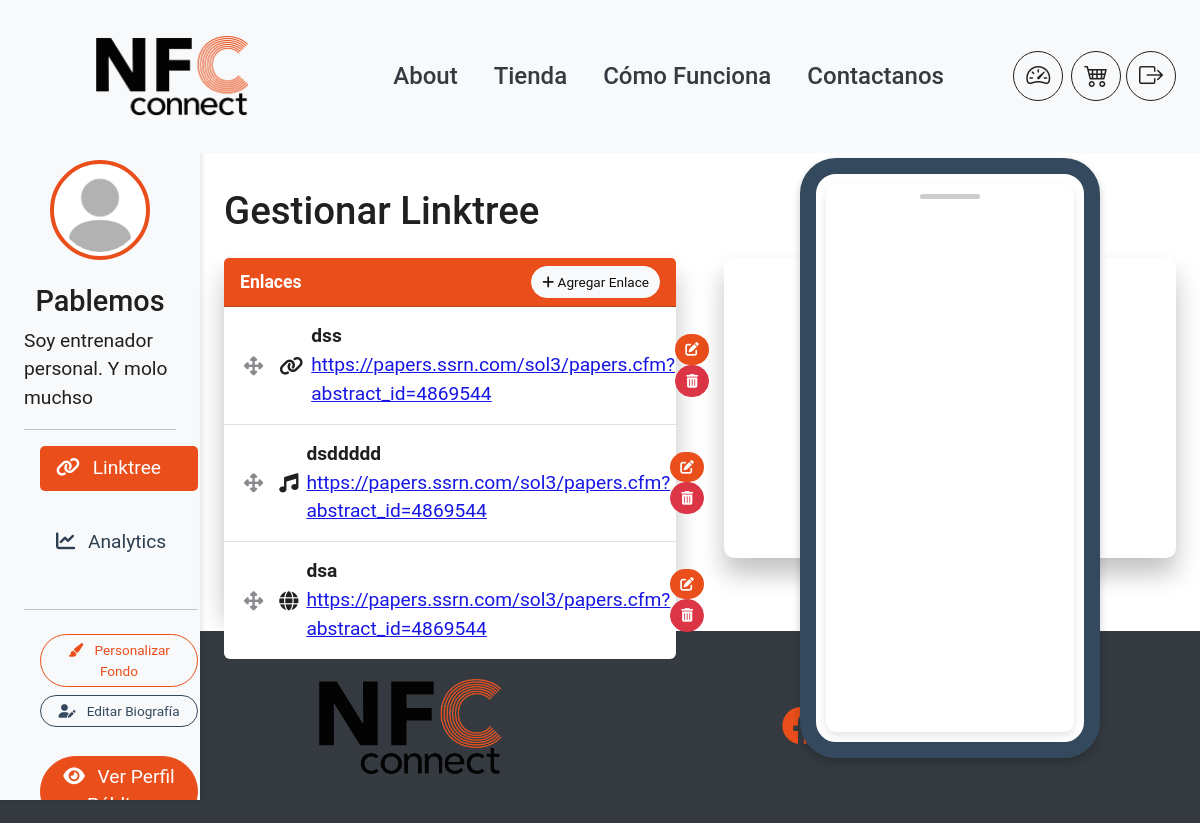
The page /dashboard (signed in) on the database its author committed.
### app/models.py (models this page shows, shortened)
class User(UserMixin, db.Model):
    __tablename__ = 'user'
    id = db.Column(db.Integer, primary_key=True)
    username = db.Column(db.String(150), unique=True, nullable=False)
    email = db.Column(db.String(150), unique=True, nullable=False)
    password_hash = db.Column(db.String(128), nullable=False)
    profile_image = db.Column(db.String(20), nullable=True, default='default.jpg')
    background_image = db.Column(db.String(50), nullable=True, default=None)
    background_video = db.Column(db.String(50), nullable=True, default=None)
    background_type = db.Column(db.String(10), nullable=False, default='image')  # Nuevo campo
    link_color = db.Column(db.String(7), default='#e94e1b')  # Nuevo campo para color de enlaces
    bio = db.Column(db.Text, nullable=True)
    date_joined = db.Column(db.DateTime, default=datetime.utcnow)
    is_admin = db.Column(db.Boolean, default=False)
    cart = db.relationship('Cart', backref='user', uselist=False, cascade="all, delete-orphan")
    user_links = db.relationship('UserLink', back_populates='owner', lazy='dynamic')

class UserLink(db.Model):
    __tablename__ = 'user_link'
    id = db.Column(db.Integer, primary_key=True)
    title = db.Column(db.String(150), nullable=False)
    url = db.Column(db.String(255), nullable=False)
    icon = db.Column(db.String(150), nullable=True)
    owner_id = db.Column(db.Integer, db.ForeignKey('user.id'), nullable=False)
    order = db.Column(db.Integer, nullable=False, default=0)
    clicks = db.Column(db.Integer, nullable=False, default=0)
    owner = db.relationship('User', back_populates='user_links')
    click_logs = db.relationship('ClickLog', back_populates='link', lazy='dynamic')

### app/routes.py (the view)
@app.route('/dashboard')
@login_required
def dashboard():
    links = UserLink.query.filter_by(owner_id=current_user.id).order_by(UserLink.order).all()
    clicks_per_link = {
        'labels': [link.title for link in links],
        'data': [link.clicks for link in links]
    }
    sorted_links = sorted(links, key=lambda l: l.clicks, reverse=True)[:5]
    popular_links = {
        'labels': [link.title for link in sorted_links],
        'data': [link.clicks for link in sorted_links]
    }
    today = datetime.utcnow().date()
    thirty_days_ago = today - timedelta(days=29)
    date_range = [thirty_days_ago + timedelta(days=i) for i in range(30)]
    clicks_trend = defaultdict(lambda: defaultdict(int))
    for log in ClickLog.query.filter(ClickLog.timestamp >= thirty_days_ago).all():
        click_date = log.timestamp.date()
        clicks_trend[click_date][log.link.title] += 1
    trend_labels = [date.strftime('%d-%m') for date in date_range]
    datasets = []
    for link in links:
        link_data = [clicks_trend[date][link.title] for date in date_range]
        color = generate_random_color()  # Implementa esta función o define una lista de colores
        datasets.append({
            'title': link.title,
            'data': link_data,
            'color': color
        })
    click_trend = {
        'labels': trend_labels,
        'datasets': datasets
    }
    analytics_data = {
        'clicks_per_link': clicks_per_link,
        'popular_links': popular_links,
        'click_trend': click_trend
    }
    return render_template('dashboard.html', links=links, analytics_data=analytics_data)

### app/templates/dashboard.html (shortened to what this page needs)
{% extends "app.html" %}
{% block content %}
<div class="container-fluid">
    <div class="row">
        <nav id="sidebarMenu" class="col-md-3 col-lg-2 d-md-block bg-light sidebar collapse" style="padding-top: 9rem;">
            <div class="position-sticky pt-3">
                <div class="text-center mb-4">
                    {% if current_user.profile_image %}
                        <img src="{{ url_for('static', filename='img/profile_pics/' ~ current_user.profile_image) }}" alt="{{ current_user.username }}'s Profile Picture" class="profile-picture img-thumbnail" style="cursor: pointer;" data-bs-toggle="modal" data-bs-target="#changeProfilePicModal">
                    {% else %}
                        <img src="{{ url_for('static', filename='img/profile_pics/default.jpg') }}" alt="Default Profile Picture" class="profile-picture img-thumbnail">
                    {% endif %}
                </div>
                <h4 class="text-center mb-2">{{ current_user.username }}</h4>
                <h7 class="text-center mb-2">{{ current_user.bio }}</h7>
                <hr>
                <ul class="nav flex-column">
                    <li class="nav-item">
                        <a class="nav-link active" aria-current="page" href="#" data-section="linktreeSection">
                            <i class="fas fa-link me-2"></i>
                            Linktree
                        </a>
                    </li>
                    <li class="nav-item">
                        <a class="nav-link" href="#" data-section="analyticsSection">
                            <i class="fas fa-chart-line me-2"></i>
                            Analytics
                        </a>
                    </li>
                    <hr>
                    <li class="nav-item mt-2">
                        <button class="btn btn-sm btn-custom-outline-primary w-100 mb-2" data-bs-toggle="modal" data-bs-target="#customizeModal">
                            <i class="fas fa-paint-brush me-2"></i>
                            Personalizar Fondo
                        </button>
                    </li>
                    <li class="nav-item">
                        <button class="btn btn-sm btn-custom-outline-secondary w-100 mb-2" data-bs-toggle="modal" data-bs-target="#editBioModal">
                            <i class="fas fa-user-edit me-2"></i>
                            Editar Biografía
                        </button>
                    </li>
                    <li class="nav-item">
                        <a href="{{ url_for('user_links_page', username=current_user.username) }}" class="btn btn-primary w-100 mb-4">
                            <i class="fas fa-eye me-2"></i>
                            Ver Perfil Público
                        </a>
                    </li>
                </ul>
            </div>
        </nav>
        <div class="col-md-9 ms-sm-auto col-lg-10 px-md-4">
            <div id="linktreeSection">
                <h2 class="mt-4 mb-4">Gestionar Linktree</h2>
                <div class="row">
                    <div class="col-md-6">
                        <div class="card mb-4 shadow-sm">
                            <div class="card-header d-flex justify-content-between align-items-center bg-primary text-white">
                                <span>Enlaces</span>
                                <button type="button" class="btn btn-sm btn-light" data-bs-toggle="modal" data-bs-target="#addLinkModal">
                                    <i class="fas fa-plus"></i> Agregar Enlace
                                </button>
                            </div>
                            <div class="card-body">
                                {% if links %}
                                    <ul id="sortable" class="list-group">
                                        {% for link in links %}
                                        <li class="list-group-item d-flex justify-content-between align-items-center" data-id="{{ link.id }}">
                                            <div class="d-flex align-items-center">
                                                <i class="fas fa-arrows-alt handle me-3 text-muted" style="cursor: move;"></i>
                                                <i class="{{ link.icon or 'fas fa-link' }} me-2"></i>
                                                <div>
                                                    <strong>{{ link.title }}</strong>
                                                    <br>
                                                    <a href="{{ link.url }}" target="_blank">{{ link.url }}</a>
                                                </div>
                                            </div>
                                            <div>
                                                <button type="button" class="btn btn-sm btn-custom me-2" data-bs-toggle="modal" data-bs-target="#editLinkModal"
                                                    data-link-id="{{ link.id }}"
                                                    data-link-title="{{ link.title|e }}"
                                                    data-link-url="{{ link.url|e }}"
                                                    data-link-icon="{{ link.icon|e }}">
                                                    <i class="fas fa-edit"></i>
                                                </button>
                                                <button type="button" class="btn btn-sm btn-danger" onclick="confirmDelete('{{ link.id|safe }}')">
                                                    <i class="fas fa-trash-alt"></i>
                                                </button>
                                            </div>
                                        </li>
                                        {% endfor %}
                                    </ul>
                                {% else %}
                                    <p class="text-muted">No has agregado ningún enlace aún.</p>
                                {% endif %}
                            </div>
                        </div>
                    </div>
                    <div class="col-md-6">
                        <div class="card shadow-sm">
                            <div class="card-body">
                                <div class="phone-preview d-flex justify-content-center">
                                    <div class="phone">
                                        <div class="screen" id="phoneScreen">
                                            <iframe src="{{ url_for('user_links_page', username=current_user.username) }}" class="linktree-iframe" frameborder="0" allowfullscreen></iframe>
                                        </div>
                                    </div>
                                </div>
                            </div>
                        </div>
                    </div>
                </div>
            </div>
{% endblock %}

### app/templates/app.html (shortened to what this page needs)
<!doctype html>
<html class="h-100" lang="{{ g.lang_code }}">
<head>
    <link rel="stylesheet" href="{{ url_for('static', filename='css/theme.css') }}">
    <link rel="stylesheet" href="https://cdn.jsdelivr.net/npm/bootstrap-icons@1.10.5/font/bootstrap-icons.css">
    <link href="https://cdnjs.cloudflare.com/ajax/libs/font-awesome/6.4.0/css/all.min.css" rel="stylesheet">
    <link rel="stylesheet" href="https://unpkg.com/swiper/swiper-bundle.min.css" />
    <link rel="stylesheet" href="{{ url_for('static', filename='css/style.css') }}">
</head>
<body class="bg-white text-dark mt-0 d-flex flex-column min-vh-100" data-bs-spy="scroll" data-bs-target="#navScroll">
    {% include 'layout/navbar.html' %}
    <main class="flex-grow-1">
        {% block content %}
        {% endblock %}
    </main>
    {% block footer %}
        {% include 'layout/footer.html' %}
    {% endblock %}
</body>
</html>

### app/templates/layout/navbar.html (shortened to what this page needs)
<nav id="navScroll" class="navbar navbar-light bg-light fixed-top navbar-expand-lg" tabindex="0">
    <div class="container-fluid d-flex justify-content-between align-items-center">
        <a class="navbar-brand pe-md-4 fs-4 col-md-auto text-center ps-4" href="{{ url_for_locale('index', g.lang_code) }}">
            <img src="{{ url_for('static', filename='nfc_connect_logo.png') }}" alt="Logo" class="d-inline-block align-top logo-img">
        </a>
        <div class="offcanvas offcanvas-end bg-light" tabindex="-1" id="offcanvasNavbar" aria-labelledby="offcanvasNavbarLabel">
            <div class="offcanvas-body">
                <ul class="navbar-nav mx-auto mb-2 mb-lg-0">
                    <li class="nav-item">
                        <a class="nav-link fs-5 text-dark" href="{{ url_for_locale('about', lang=g.lang_code) }}" aria-label="About">
                            {{ _('About') }}
                        </a>
                    </li>
                    <li class="nav-item">
                        <a class="nav-link fs-5 text-dark" href="{{ url_for_locale('store', lang=g.lang_code) }}" aria-label="Tienda">
                            {{ _('Tienda') }}
                        </a>
                    </li>
                    <li class="nav-item">
                        <a class="nav-link fs-5 text-dark" href="{{ url_for_locale('how_it_works', lang=g.lang_code) }}" aria-label="Cómo Funciona">
                            {{ _('Cómo Funciona') }}
                        </a>
                    </li>
                    <li class="nav-item">
                        <a class="nav-link fs-5 text-dark" href="{{ url_for_locale('contact_page', lang=g.lang_code) }}" aria-label="Contactanos">
                            {{ _('Contactanos') }}
                        </a>
                    </li>
                </ul>
                <div class="d-none d-lg-flex align-items-center">
                    {% if current_user.is_authenticated %}
                        <a class="btn btn-contact fs-5 text-dark border-dark me-2" href="{{ url_for_locale('dashboard', g.lang_code) }}" aria-label="Dashboard" title="Dashboard">
                            <i class="bi bi-speedometer2" style="font-size: 1.5rem;"></i>
                        </a>
                        <form action="{{ url_for_locale('logout', g.lang_code) }}" method="POST" style="display: inline;">
                            <a class="btn btn-contact fs-5 text-dark border-dark" href="{{ url_for_locale('cart_view', g.lang_code) }}" aria-label="Carrito de Compras" title="Carrito de Compras">
                                <i class="bi bi-cart4" style="font-size: 1.5rem;"></i>
                            </a>
                            <button type="submit" class="btn btn-contact fs-5 text-dark border-dark" aria-label="Logout" title="Logout">
                                <i class="bi bi-box-arrow-right" style="font-size: 1.5rem;"></i>
                            </button>
                        </form>
                    {% endif %}
                </div>
            </div>
        </div>
    </nav>

### app/templates/layout/footer.html (shortened to what this page needs)
{% block navbar %}
<footer class="footer">
    <div class="container py-3">
        <div class="row flex-column flex-md-row justify-content-center align-items-center">
            <div class="col-12 col-md-6 mb-3 mb-md-0 text-center">
                <a class="navbar-brand d-flex justify-content-center align-items-center" href="{{ url_for_locale('index', g.lang_code) }}">
                    <img src="{{ url_for('static', filename='nfc_connect_logo.png') }}" alt="Logo" class="d-inline-block align-top" style="transform: scale(1.2)">
                </a>
            </div>
            <div class="col-12 col-md-4 mb-40 text-center">
                <a href="#" class="me-3"></a>
                <a href="#" class="me-3"></a>
                <a href="#" class="me-3"></a>
                <a href="#"></a>
            </div>
        </div>
    </div>
</footer>
{% endblock %}

### rows shown on the page
User: profile_image+username (picture), username "Pablemos", bio "Soy entrenador personal. Y molo muchso"
UserLink: title "dss", url "https://papers.ssrn.com/sol3/papers.cfm?abstract_id=4869544"
UserLink: title "dsddddd", url "https://papers.ssrn.com/sol3/papers.cfm?abstract_id=4869544"
UserLink: title "dsa", url "https://papers.ssrn.com/sol3/papers.cfm?abstract_id=4869544"
